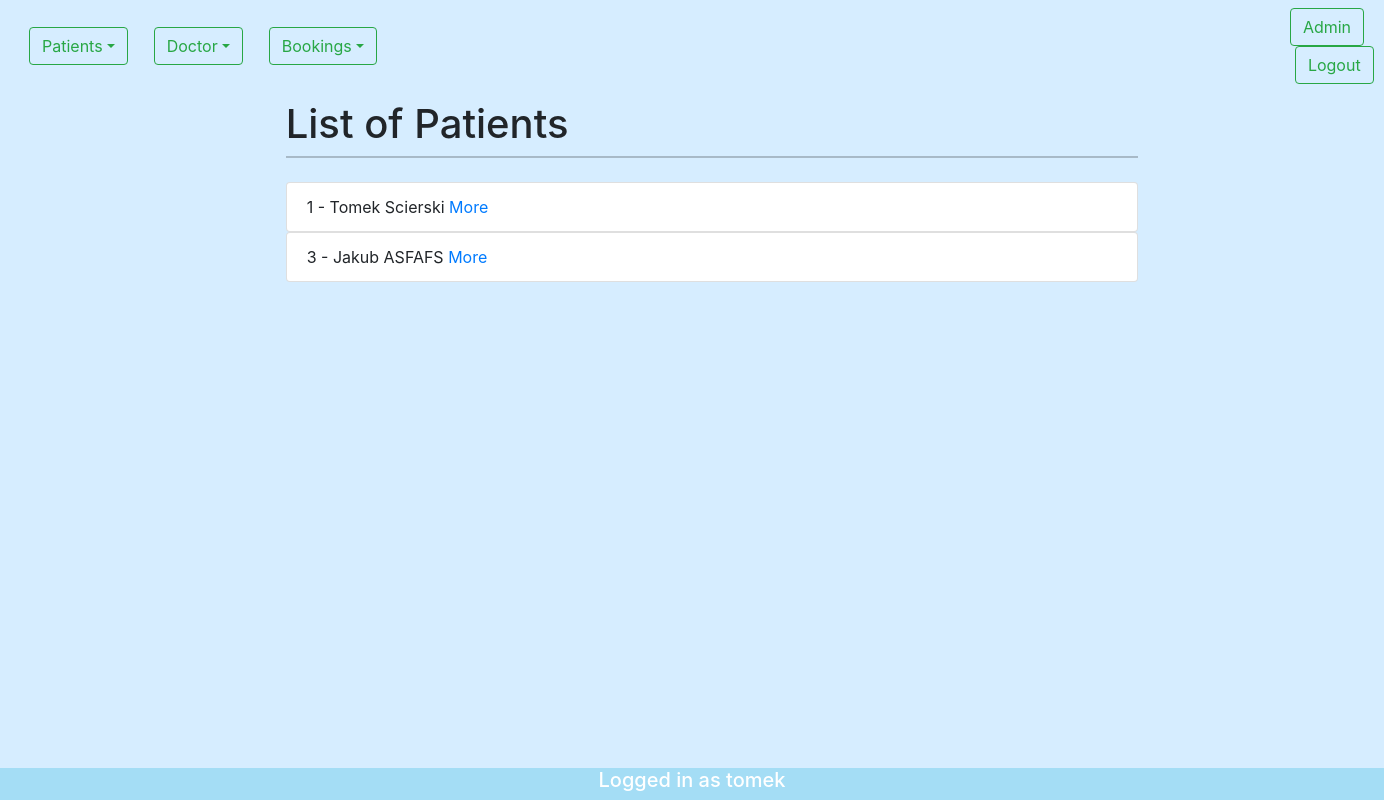
The page /patient/list/ (signed in) on the database as committed earlier.
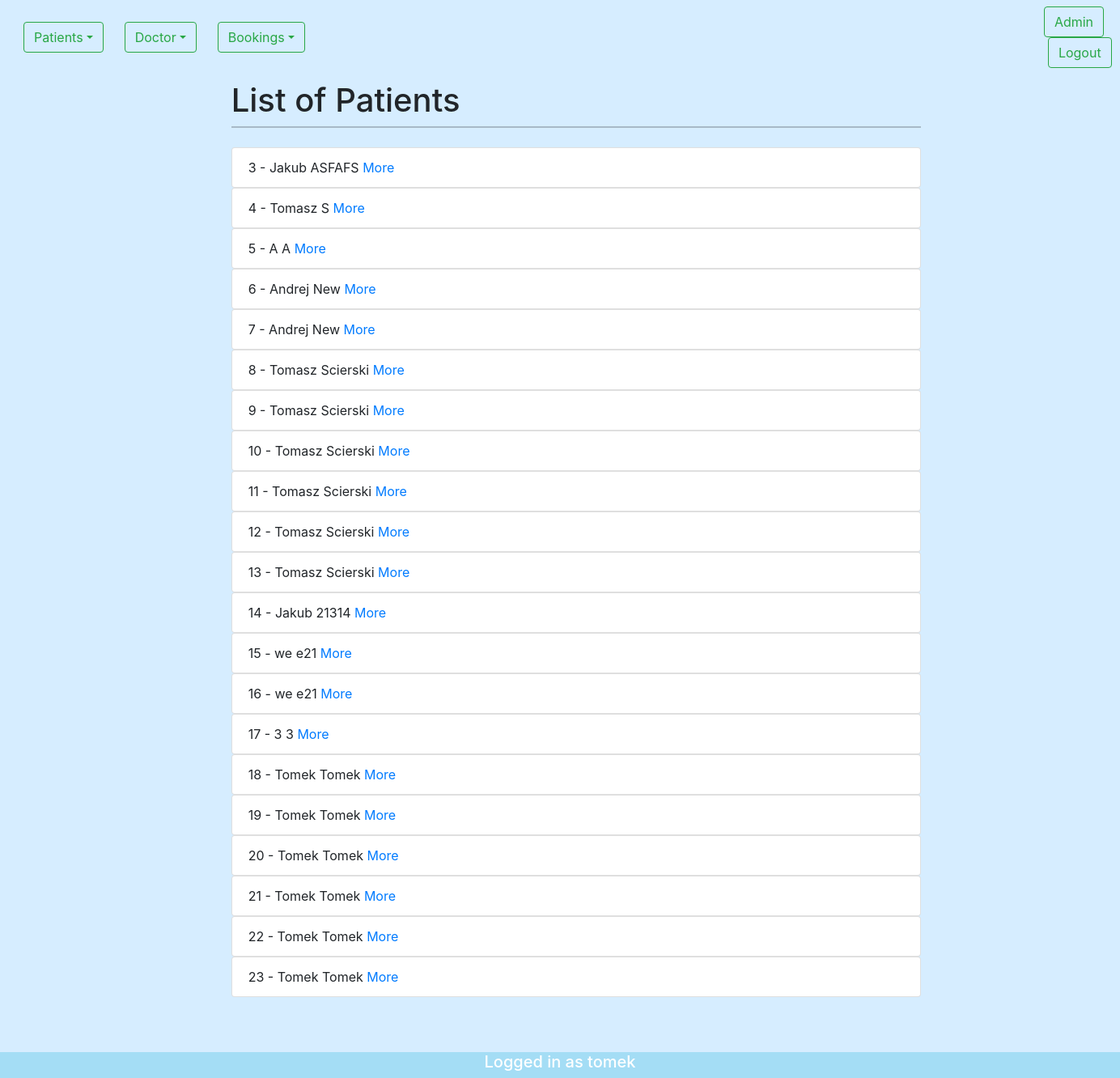
The same page on the database as committed later.
### patient/models.py (models this page shows, shortened)
class Patient(models.Model):
    first_name   = models.CharField(max_length=20)
    last_name    =models.CharField(max_length=30)
    street       =models.CharField(max_length=30)
    city         =models.CharField(max_length=30)
    number       =models.PositiveIntegerField()
    phone_number =models.CharField(max_length=30)
    def get_absolute_url(self):
        return reverse("patient-detail",kwargs={"pk":self.id})

### patient/views.py (the view)
# urls.py: path('list/',patient_list_view),
def patient_list_view(request):
    queryset=Patient.objects.all()
    context = {
        "content":queryset
    }
    return render(request,"patient/patient_list.html",context)

### templates/patient/patient_list.html (shortened to what this page needs)
{%extends 'base.html'%}
{%block intro%} List of Patients {%endblock%}
{%block content%}
{%for instance in content%}
<ul class="list-group">
    <li class="list-group-item">{{instance.id}} - {{instance.first_name}} {{instance.last_name}} <a href="{{instance.get_absolute_url}}" >More</a></li>
</ul>
{%endfor%}
{%endblock%}

Rows that differ between the two databases and show on the page:
removed Patient: id "1", first_name "Tomek", last_name "Scierski"
added Patient: id "4", first_name "Tomasz", last_name "S"
added Patient: id "5", first_name "A", last_name "A"
added Patient: id "6", first_name "Andrej", last_name "New"
added Patient: id "7", first_name "Andrej", last_name "New"
added Patient: id "8", first_name "Tomasz", last_name "Scierski"
added Patient: id "9", first_name "Tomasz", last_name "Scierski"
added Patient: id "10", first_name "Tomasz", last_name "Scierski"
added Patient: id "11", first_name "Tomasz", last_name "Scierski"
added Patient: id "12", first_name "Tomasz", last_name "Scierski"
added Patient: id "13", first_name "Tomasz", last_name "Scierski"
added Patient: id "14", first_name "Jakub", last_name "21314"
added Patient: id "15", first_name "we", last_name "e21"
added Patient: id "16", first_name "we", last_name "e21"
added Patient: id "17", first_name "3", last_name "3"
added Patient: id "18", first_name "Tomek", last_name "Tomek"
added Patient: id "19", first_name "Tomek", last_name "Tomek"
added Patient: id "20", first_name "Tomek", last_name "Tomek"
added Patient: id "21", first_name "Tomek", last_name "Tomek"
added Patient: id "22", first_name "Tomek", last_name "Tomek"
added Patient: id "23", first_name "Tomek", last_name "Tomek"
